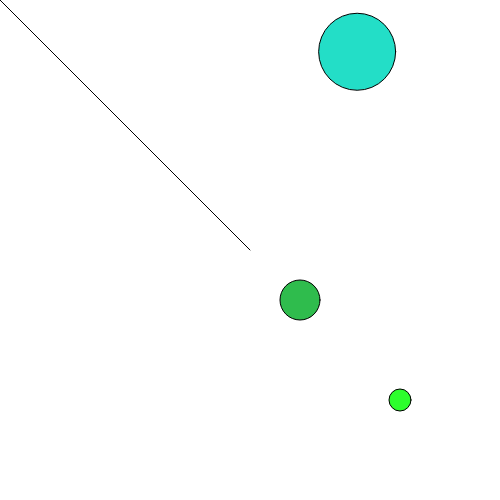
Frame 1 (no input)
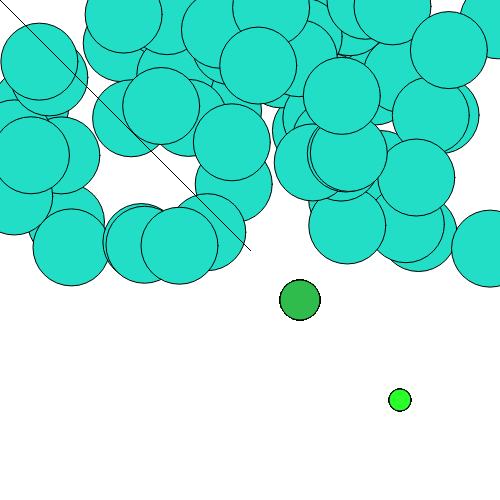
Frame 60 (no input)
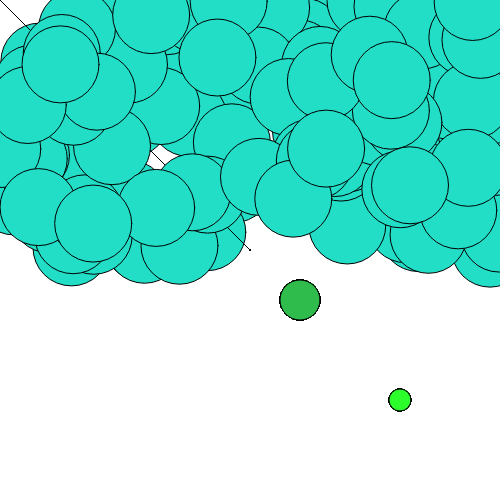
Frame 120 (the mouse pressed at the canvas centre since frame 60)

The p5.js sketch that drew these frames (run headless with seeded random() and noise() and a simulated clock; from frame 60 on, the mouse is pressed at the canvas centre):

// p5.js sketch
// ── sketch.js
function setup() {
createCanvas(500, 500);
}

function draw() {
fill(35, 222, 199);
 ellipse(random(500), random(250), 77, 77);
 fill(47, 188, 77);
 ellipse(300, 300, 40, 40);
 fill(44, 254, 44);
 ellipse(400,400, 22, 22);
 line(250, 250, mouseX, mouseY);
}
// ── dads_only.js
function setup() {
createCanvas(500, 500);
}

function draw() {
 ellipse(mouseX, mouseY, 77, 77);
 ellipse(300, 300, 40, 40);
}
